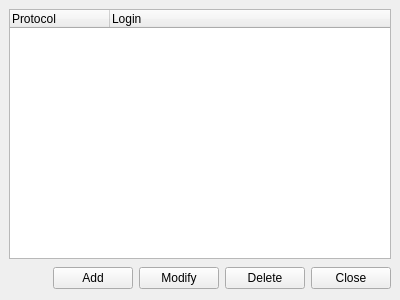
<ui version="4.0" >
 <author></author>
 <comment></comment>
 <exportmacro></exportmacro>
 <class>IMAccountManager</class>
 <widget class="QWidget" name="IMAccountManager" >
  <property name="geometry" >
   <rect>
    <x>0</x>
    <y>0</y>
    <width>400</width>
    <height>300</height>
   </rect>
  </property>
  <property name="windowTitle" >
   <string>@product@ - My Instant Messaging Accounts (MSN, Jabber...)</string>
  </property>
  <layout class="QGridLayout" >
   <property name="margin" >
    <number>9</number>
   </property>
   <property name="spacing" >
    <number>6</number>
   </property>
   <item row="0" column="0" >
    <widget class="QTreeWidget" name="treeWidget" >
     <property name="minimumSize" >
      <size>
       <width>0</width>
       <height>70</height>
      </size>
     </property>
     <property name="lineWidth" >
      <number>1</number>
     </property>
     <property name="rootIsDecorated" >
      <bool>false</bool>
     </property>
     <column>
      <property name="text" >
       <string>Protocol</string>
      </property>
     </column>
     <column>
      <property name="text" >
       <string>Login</string>
      </property>
     </column>
    </widget>
   </item>
   <item row="1" column="0" >
    <layout class="QGridLayout" >
     <property name="margin" >
      <number>0</number>
     </property>
     <property name="spacing" >
      <number>6</number>
     </property>
     <item row="0" column="3" >
      <widget class="QPushButton" name="deleteIMAccountButton" >
       <property name="text" >
        <string>Delete</string>
       </property>
       <property name="icon" >
        <iconset resource="../../../../resources/wengophone.qrc" >:/pics/delete.png</iconset>
       </property>
      </widget>
     </item>
     <item row="0" column="0" >
      <spacer>
       <property name="orientation" >
        <enum>Qt::Horizontal</enum>
       </property>
       <property name="sizeHint" >
        <size>
         <width>110</width>
         <height>26</height>
        </size>
       </property>
      </spacer>
     </item>
     <item row="0" column="2" >
      <widget class="QPushButton" name="modifyIMAccountButton" >
       <property name="text" >
        <string>Modify</string>
       </property>
       <property name="icon" >
        <iconset resource="../../../../resources/wengophone.qrc" >:/pics/edit.png</iconset>
       </property>
      </widget>
     </item>
     <item row="0" column="4" >
      <widget class="QPushButton" name="closeButton" >
       <property name="text" >
        <string>Close</string>
       </property>
      </widget>
     </item>
     <item row="0" column="1" >
      <widget class="QPushButton" name="addIMAccountButton" >
       <property name="text" >
        <string>Add</string>
       </property>
       <property name="icon" >
        <iconset resource="../../../../resources/wengophone.qrc" >:/pics/add.png</iconset>
       </property>
      </widget>
     </item>
    </layout>
   </item>
  </layout>
 </widget>
 <pixmapfunction></pixmapfunction>
 <tabstops>
  <tabstop>treeWidget</tabstop>
  <tabstop>addIMAccountButton</tabstop>
  <tabstop>modifyIMAccountButton</tabstop>
  <tabstop>deleteIMAccountButton</tabstop>
  <tabstop>closeButton</tabstop>
 </tabstops>
 <resources>
  <include location="../../../../resources/wengophone.qrc" />
 </resources>
 <connections/>
</ui>
